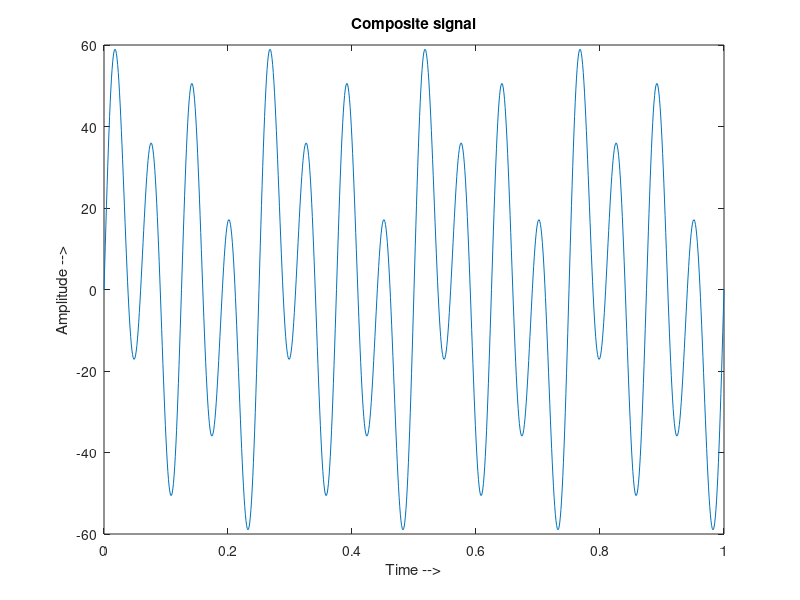

Reproduce this figure in MATLAB.
f1 = 4;
f2 = 8;
f3 = 16;
a1 = 10;
a2 = 20;
a3 = 40;

t = 0:0.001:1;

y1 = a1*sin(2*pi*f1*t);
y2 = a2*sin(2*pi*f2*t);
y3 = a3*sin(2*pi*f3*t);

y = y1+y2+y3;

figure(1);
plot(t,y);
xlabel('Time -->');
ylabel('Amplitude -->');
title('Composite signal');

disp(y);